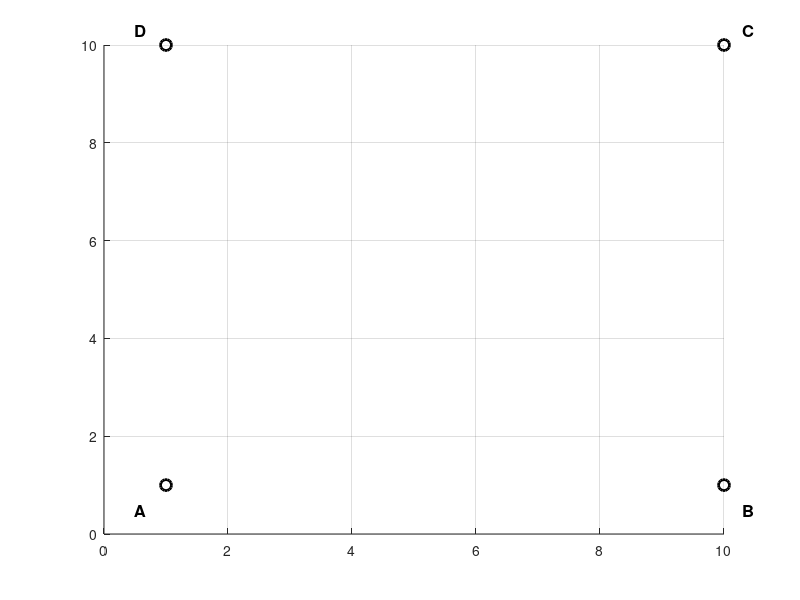

Recreate this plot in MATLAB. (Note: this script raises an error after producing the figure.)
% Verfolgung von 2 Objekten (A→D und B→C) durch kontinuierliche Zuordnung via Munkres

clear all; close all; clc

fprintf('=== TRACKING VON 2 OBJEKTEN DURCH ZUORDNUNG ===\n\n');

%% Schritt 1: Initialisierung - Objekt-Start- und Endpunkte

% Startpunkte (Punkt A und B)
A = [1 1];
B = [10 1];

% Endpunkte (Punkt D und C)
D = [1 10];
C = [10 10];

fprintf('Objektbahnen:\n');
fprintf('  Track 1: A [%.1f, %.1f] → D [%.1f, %.1f]\n', A(1), A(2), D(1), D(2));
fprintf('  Track 2: B [%.1f, %.1f] → C [%.1f, %.1f]\n', B(1), B(2), C(1), C(2));
fprintf('\n');

%% Schritt 5: Darstellung der Ergebnisse vorbereiten

hFigure = figure('Position', [100, 100, 1000, 800]);
hold on
grid on

% Markiere Start- und Endpunkte
plot(A(1), A(2), 'ok', 'MarkerSize', 8, 'LineWidth', 2);
text(A(1) - 0.5, A(2) - 0.5, 'A', 'FontSize', 12, 'FontWeight', 'bold');

plot(B(1), B(2), 'ok', 'MarkerSize', 8, 'LineWidth', 2);
text(B(1) + 0.3, B(2) - 0.5, 'B', 'FontSize', 12, 'FontWeight', 'bold');

plot(D(1), D(2), 'ok', 'MarkerSize', 8, 'LineWidth', 2);
text(D(1) - 0.5, D(2) + 0.3, 'D', 'FontSize', 12, 'FontWeight', 'bold');

plot(C(1), C(2), 'ok', 'MarkerSize', 8, 'LineWidth', 2);
text(C(1) + 0.3, C(2) + 0.3, 'C', 'FontSize', 12, 'FontWeight', 'bold');

%% Schritt 4: Speichern der Trackliste
saTrackListe = {};

%% Schritt 2 & 3: Zyklusschleife mit Munkres-Zuordnung

kMax = 11;  % Anzahl der Zyklen

fprintf('Zyklusweise Zuordnung:\n');
fprintf('%-5s | %-20s | %-20s | %-10s\n', 'Zyklus', 'Track 1 [x, y]', 'Track 2 [x, y]', 'Güte');
fprintf('%s\n', repmat('-', 1, 65));

for k = 1:kMax
    % Schritt 2: Lese Messwerte zyklisch
    z = leseMesswerte(k);
    
    if k == 1
        % Schritt 1: Initialisiere Tracks mit ersten Messungen
        Tracks = z;  % 2x2 Matrix: Spalte 1 = Track 1, Spalte 2 = Track 2
        Guete = 0;
        aZuordnung = [1, 2];  % Identität
        
        fprintf('%d      | [%.2f, %.2f]      | [%.2f, %.2f]      | Initial\n', ...
                k, Tracks(1,1), Tracks(2,1), Tracks(1,2), Tracks(2,2));
    else
        % Schritt 3: Berechne Distanzmatrix und führe Zuordnung durch
        aDistanzmatrix = zeros(2, 2);
        
        % ===== DISTANZMATRIX: Euklidischer Abstand zwischen Tracks und Messungen =====
        for i = 1:2  % i = Track-Index
            for j = 1:2  % j = Messwert-Index
                % Berechne euklidischen Abstand zwischen Track i und Messwert j
                delta_x = Tracks(1, i) - z(1, j);
                delta_y = Tracks(2, i) - z(2, j);
                aDistanzmatrix(i, j) = sqrt(delta_x^2 + delta_y^2);
            end
        end
        
        % ===== MUNKRES-ZUORDNUNG: Optimale 1:1 Zuordnung =====
        [aZuordnung, Guete] = OrdneOptimalZu(aDistanzmatrix);
        
        % ===== TRACKS AKTUALISIEREN: Ordne Messwerte den Tracks zu =====
        Tracks_neu = zeros(2, 2);
        for i = 1:2
            Tracks_neu(:, i) = z(:, aZuordnung(i));  % Messwert aZuordnung(i) → Track i
        end
        Tracks = Tracks_neu;
        
        fprintf('%d      | [%.2f, %.2f]      | [%.2f, %.2f]      | %.4f\n', ...
                k, Tracks(1,1), Tracks(2,1), Tracks(1,2), Tracks(2,2), Guete);
    end
    
    % Schritt 4: Speichere Track-Liste
    saTrackListe{k} = Tracks;
    
    % Schritt 5: Zeichne Messungen
    plot(z(1, :), z(2, :), 'ro', 'MarkerSize', 8, 'MarkerFaceColor', 'r');
    
    % Schritt 6: Markiere Tracks mit farbigen Sternen
    % Track 1: Blaue Sterne
    plot(Tracks(1, 1), Tracks(2, 1), 'b*', 'MarkerSize', 15, 'LineWidth', 2);
    
    % Track 2: Grüne Sterne
    plot(Tracks(1, 2), Tracks(2, 2), 'g*', 'MarkerSize', 15, 'LineWidth', 2);
end

fprintf('%s\n\n', repmat('-', 1, 65));

% Achsenbeschriftung und Layout
xlim([0, 12]);
ylim([0, 12]);
xlabel('x in m', 'FontSize', 12);
ylabel('y in m', 'FontSize', 12);
title('Abbildung 1: Tracking von 2 Objekten', 'FontSize', 14, 'FontWeight', 'bold');

% Legende
legend({'Start/End', 'Messungen (rot)', 'Track 1 (blau)', 'Track 2 (grün)'}, ...
       'Location', 'northwest', 'FontSize', 11);

grid on;
hold off;

%% Unterfunktion
function z = leseMesswerte(k)
persistent bInit

if isempty(bInit) % einmalige Initialisierung
   load('ObjektListe.mat'); 
end

z= ObjektListe{k}; % Messungen

end

function [aZuordnung, fKosten] = OrdneOptimalZu(aKosten)
% OrdneOptimalZu: optimale 1:1-Zuordnung (Ungarische Methode) mit matchpairs
% Eingabe:  aKosten    [n x m]: Kostenmatrix, inf = Zuordnung verboten
% Ausgabe:  aZuordnung [1 x n]: zugeordnete Spalte je Zeile, 0 = ohne Partner
%           fKosten    [1x1]:   Summe der Kosten der Zuordnung
    fOhnePartner = 1e3 * max(aKosten(isfinite(aKosten)));  % Strafkosten fuer offene Zeilen
    aPaare = matchpairs(aKosten, fOhnePartner);
    aZuordnung = zeros(1, size(aKosten, 1));
    aZuordnung(aPaare(:, 1)) = aPaare(:, 2)';
    fKosten = sum(aKosten(sub2ind(size(aKosten), aPaare(:, 1), aPaare(:, 2))));
end
